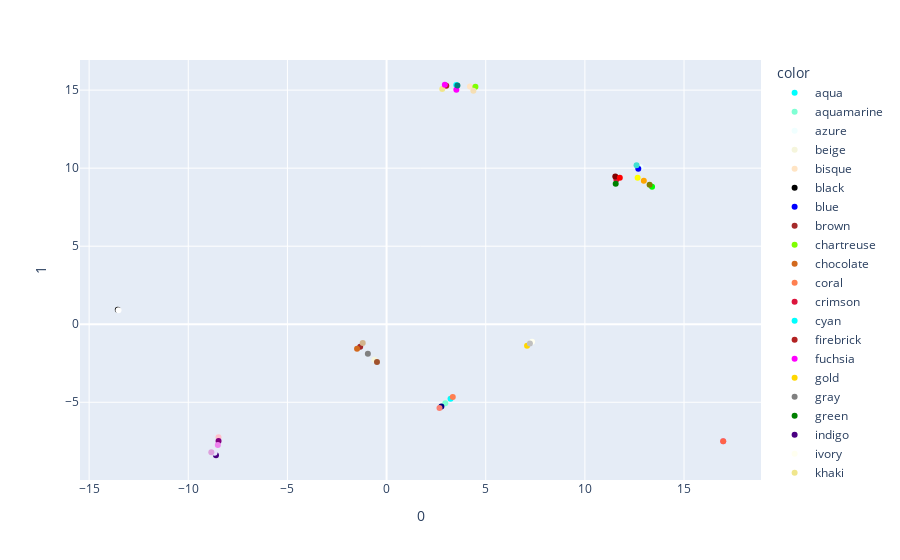

Source (notebook cell):
### Code cell
fig = px.scatter(
    embedding_df, x='0', y='1', color='color',
    hover_data={'color': True, '0': False, '1': False},
    color_discrete_sequence=color_words
)

fig.show()

### Figure 1 — Plotly figure (JSON) as saved in the notebook; plotly's stock layout.template omitted (floating-point values rounded to 4 significant figures)
{"data": [{"customdata": [["aqua"]], "hovertemplate": "color=%{customdata[0]}<extra></extra>", "legendgroup": "aqua", "marker": {"color": "aqua", "symbol": "circle"}, "mode": "markers", "name": "aqua", "orientation": "v", "showlegend": true, "type": "scatter", "x": [3.226], "xaxis": "x", "y": [-4.782], "yaxis": "y"}, {"customdata": [["aquamarine"]], "hovertemplate": "color=%{customdata[0]}<extra></extra>", "legendgroup": "aquamarine", "marker": {"color": "aquamarine", "symbol": "circle"}, "mode": "markers", "name": "aquamarine", "orientation": "v", "showlegend": true, "type": "scatter", "x": [2.961], "xaxis": "x", "y": [-5.064], "yaxis": "y"}, {"customdata": [["azure"]], "hovertemplate": "color=%{customdata[0]}<extra></extra>", "legendgroup": "azure", "marker": {"color": "azure", "symbol": "circle"}, "mode": "markers", "name": "azure", "orientation": "v", "showlegend": true, "type": "scatter", "x": [12.81], "xaxis": "x", "y": [10.06], "yaxis": "y"}, {"customdata": [["beige"]], "hovertemplate": "color=%{customdata[0]}<extra></extra>", "legendgroup": "beige", "marker": {"color": "beige", "symbol": "circle"}, "mode": "markers", "name": "beige", "orientation": "v", "showlegend": true, "type": "scatter", "x": [-0.618], "xaxis": "x", "y": [-2.274], "yaxis": "y"}, {"customdata": [["bisque"]], "hovertemplate": "color=%{customdata[0]}<extra></extra>", "legendgroup": "bisque", "marker": {"color": "bisque", "symbol": "circle"}, "mode": "markers", "name": "bisque", "orientation": "v", "showlegend": true, "type": "scatter", "x": [4.204], "xaxis": "x", "y": [15.24], "yaxis": "y"}, {"customdata": [["black"]], "hovertemplate": "color=%{customdata[0]}<extra></extra>", "legendgroup": "black", "marker": {"color": "black", "symbol": "circle"}, "mode": "markers", "name": "black", "orientation": "v", "showlegend": true, "type": "scatter", "x": [-13.55], "xaxis": "x", "y": [0.9325], "yaxis": "y"}, {"customdata": [["blue"]], "hovertemplate": "color=%{customdata[0]}<extra></extra>", "legendgroup": "blue", "marker": {"color": "blue", "symbol": "circle"}, "mode": "markers", "name": "blue", "orientation": "v", "showlegend": true, "type": "scatter", "x": [12.69], "xaxis": "x", "y": [9.957], "yaxis": "y"}, {"customdata": [["brown"]], "hovertemplate": "color=%{customdata[0]}<extra></extra>", "legendgroup": "brown", "marker": {"color": "brown", "symbol": "circle"}, "mode": "markers", "name": "brown", "orientation": "v", "showlegend": true, "type": "scatter", "x": [-1.331], "xaxis": "x", "y": [-1.446], "yaxis": "y"}, {"customdata": [["chartreuse"]], "hovertemplate": "color=%{customdata[0]}<extra></extra>", "legendgroup": "chartreuse", "marker": {"color": "chartreuse", "symbol": "circle"}, "mode": "markers", "name": "chartreuse", "orientation": "v", "showlegend": true, "type": "scatter", "x": [4.48], "xaxis": "x", "y": [15.21], "yaxis": "y"}, {"customdata": [["chocolate"]], "hovertemplate": "color=%{customdata[0]}<extra></extra>", "legendgroup": "chocolate", "marker": {"color": "chocolate", "symbol": "circle"}, "mode": "markers", "name": "chocolate", "orientation": "v", "showlegend": true, "type": "scatter", "x": [-1.489], "xaxis": "x", "y": [-1.569], "yaxis": "y"}, {"customdata": [["coral"]], "hovertemplate": "color=%{customdata[0]}<extra></extra>", "legendgroup": "coral", "marker": {"color": "coral", "symbol": "circle"}, "mode": "markers", "name": "coral", "orientation": "v", "showlegend": true, "type": "scatter", "x": [3.338], "xaxis": "x", "y": [-4.666], "yaxis": "y"}, {"customdata": [["crimson"]], "hovertemplate": "color=%{customdata[0]}<extra></extra>", "legendgroup": "crimson", "marker": {"color": "crimson", "symbol": "circle"}, "mode": "markers", "name": "crimson", "orientation": "v", "showlegend": true, "type": "scatter", "x": [11.59], "xaxis": "x", "y": [9.268], "yaxis": "y"}, {"customdata": [["cyan"]], "hovertemplate": "color=%{customdata[0]}<extra></extra>", "legendgroup": "cyan", "marker": {"color": "cyan", "symbol": "circle"}, "mode": "markers", "name": "cyan", "orientation": "v", "showlegend": true, "type": "scatter", "x": [3.514], "xaxis": "x", "y": [15.33], "yaxis": "y"}, {"customdata": [["firebrick"]], "hovertemplate": "color=%{customdata[0]}<extra></extra>", "legendgroup": "firebrick", "marker": {"color": "firebrick", "symbol": "circle"}, "mode": "markers", "name": "firebrick", "orientation": "v", "showlegend": true, "type": "scatter", "x": [3.011], "xaxis": "x", "y": [15.28], "yaxis": "y"}, {"customdata": [["fuchsia"]], "hovertemplate": "color=%{customdata[0]}<extra></extra>", "legendgroup": "fuchsia", "marker": {"color": "fuchsia", "symbol": "circle"}, "mode": "markers", "name": "fuchsia", "orientation": "v", "showlegend": true, "type": "scatter", "x": [3.519], "xaxis": "x", "y": [15.02], "yaxis": "y"}, {"customdata": [["gold"]], "hovertemplate": "color=%{customdata[0]}<extra></extra>", "legendgroup": "gold", "marker": {"color": "gold", "symbol": "circle"}, "mode": "markers", "name": "gold", "orientation": "v", "showlegend": true, "type": "scatter", "x": [7.084], "xaxis": "x", "y": [-1.38], "yaxis": "y"}, {"customdata": [["gray"]], "hovertemplate": "color=%{customdata[0]}<extra></extra>", "legendgroup": "gray", "marker": {"color": "gray", "symbol": "circle"}, "mode": "markers", "name": "gray", "orientation": "v", "showlegend": true, "type": "scatter", "x": [-0.9432], "xaxis": "x", "y": [-1.893], "yaxis": "y"}, {"customdata": [["green"]], "hovertemplate": "color=%{customdata[0]}<extra></extra>", "legendgroup": "green", "marker": {"color": "green", "symbol": "circle"}, "mode": "markers", "name": "green", "orientation": "v", "showlegend": true, "type": "scatter", "x": [11.55], "xaxis": "x", "y": [9.001], "yaxis": "y"}, {"customdata": [["indigo"]], "hovertemplate": "color=%{customdata[0]}<extra></extra>", "legendgroup": "indigo", "marker": {"color": "indigo", "symbol": "circle"}, "mode": "markers", "name": "indigo", "orientation": "v", "showlegend": true, "type": "scatter", "x": [-8.603], "xaxis": "x", "y": [-8.395], "yaxis": "y"}, {"customdata": [["ivory"]], "hovertemplate": "color=%{customdata[0]}<extra></extra>", "legendgroup": "ivory", "marker": {"color": "ivory", "symbol": "circle"}, "mode": "markers", "name": "ivory", "orientation": "v", "showlegend": true, "type": "scatter", "x": [7.337], "xaxis": "x", "y": [-1.124], "yaxis": "y"}, {"customdata": [["khaki"]], "hovertemplate": "color=%{customdata[0]}<extra></extra>", "legendgroup": "khaki", "marker": {"color": "khaki", "symbol": "circle"}, "mode": "markers", "name": "khaki", "orientation": "v", "showlegend": true, "type": "scatter", "x": [2.807], "xaxis": "x", "y": [15.07], "yaxis": "y"}, {"customdata": [["lavender"]], "hovertemplate": "color=%{customdata[0]}<extra></extra>", "legendgroup": "lavender", "marker": {"color": "lavender", "symbol": "circle"}, "mode": "markers", "name": "lavender", "orientation": "v", "showlegend": true, "type": "scatter", "x": [-8.677], "xaxis": "x", "y": [-8.229], "yaxis": "y"}, {"customdata": [["lime"]], "hovertemplate": "color=%{customdata[0]}<extra></extra>", "legendgroup": "lime", "marker": {"color": "lime", "symbol": "circle"}, "mode": "markers", "name": "lime", "orientation": "v", "showlegend": true, "type": "scatter", "x": [13.39], "xaxis": "x", "y": [8.801], "yaxis": "y"}, {"customdata": [["magenta"]], "hovertemplate": "color=%{customdata[0]}<extra></extra>", "legendgroup": "magenta", "marker": {"color": "magenta", "symbol": "circle"}, "mode": "markers", "name": "magenta", "orientation": "v", "showlegend": true, "type": "scatter", "x": [2.938], "xaxis": "x", "y": [15.34], "yaxis": "y"}, {"customdata": [["maroon"]], "hovertemplate": "color=%{customdata[0]}<extra></extra>", "legendgroup": "maroon", "marker": {"color": "maroon", "symbol": "circle"}, "mode": "markers", "name": "maroon", "orientation": "v", "showlegend": true, "type": "scatter", "x": [11.53], "xaxis": "x", "y": [9.47], "yaxis": "y"}, {"customdata": [["navy"]], "hovertemplate": "color=%{customdata[0]}<extra></extra>", "legendgroup": "navy", "marker": {"color": "navy", "symbol": "circle"}, "mode": "markers", "name": "navy", "orientation": "v", "showlegend": true, "type": "scatter", "x": [2.764], "xaxis": "x", "y": [-5.265], "yaxis": "y"}, {"customdata": [["olive"]], "hovertemplate": "color=%{customdata[0]}<extra></extra>", "legendgroup": "olive", "marker": {"color": "olive", "symbol": "circle"}, "mode": "markers", "name": "olive", "orientation": "v", "showlegend": true, "type": "scatter", "x": [13.26], "xaxis": "x", "y": [8.94], "yaxis": "y"}, {"customdata": [["orange"]], "hovertemplate": "color=%{customdata[0]}<extra></extra>", "legendgroup": "orange", "marker": {"color": "orange", "symbol": "circle"}, "mode": "markers", "name": "orange", "orientation": "v", "showlegend": true, "type": "scatter", "x": [12.97], "xaxis": "x", "y": [9.188], "yaxis": "y"}, {"customdata": [["orchid"]], "hovertemplate": "color=%{customdata[0]}<extra></extra>", "legendgroup": "orchid", "marker": {"color": "orchid", "symbol": "circle"}, "mode": "markers", "name": "orchid", "orientation": "v", "showlegend": true, "type": "scatter", "x": [16.98], "xaxis": "x", "y": [-7.504], "yaxis": "y"}, {"customdata": [["pink"]], "hovertemplate": "color=%{customdata[0]}<extra></extra>", "legendgroup": "pink", "marker": {"color": "pink", "symbol": "circle"}, "mode": "markers", "name": "pink", "orientation": "v", "showlegend": true, "type": "scatter", "x": [-8.474], "xaxis": "x", "y": [-7.237], "yaxis": "y"}, {"customdata": [["plum"]], "hovertemplate": "color=%{customdata[0]}<extra></extra>", "legendgroup": "plum", "marker": {"color": "plum", "symbol": "circle"}, "mode": "markers", "name": "plum", "orientation": "v", "showlegend": true, "type": "scatter", "x": [-8.837], "xaxis": "x", "y": [-8.196], "yaxis": "y"}, {"customdata": [["purple"]], "hovertemplate": "color=%{customdata[0]}<extra></extra>", "legendgroup": "purple", "marker": {"color": "purple", "symbol": "circle"}, "mode": "markers", "name": "purple", "orientation": "v", "showlegend": true, "type": "scatter", "x": [-8.473], "xaxis": "x", "y": [-7.489], "yaxis": "y"}, {"customdata": [["red"]], "hovertemplate": "color=%{customdata[0]}<extra></extra>", "legendgroup": "red", "marker": {"color": "red", "symbol": "circle"}, "mode": "markers", "name": "red", "orientation": "v", "showlegend": true, "type": "scatter", "x": [11.76], "xaxis": "x", "y": [9.392], "yaxis": "y"}, {"customdata": [["salmon"]], "hovertemplate": "color=%{customdata[0]}<extra></extra>", "legendgroup": "salmon", "marker": {"color": "salmon", "symbol": "circle"}, "mode": "markers", "name": "salmon", "orientation": "v", "showlegend": true, "type": "scatter", "x": [2.669], "xaxis": "x", "y": [-5.361], "yaxis": "y"}, {"customdata": [["sienna"]], "hovertemplate": "color=%{customdata[0]}<extra></extra>", "legendgroup": "sienna", "marker": {"color": "sienna", "symbol": "circle"}, "mode": "markers", "name": "sienna", "orientation": "v", "showlegend": true, "type": "scatter", "x": [-0.4841], "xaxis": "x", "y": [-2.422], "yaxis": "y"}, {"customdata": [["silver"]], "hovertemplate": "color=%{customdata[0]}<extra></extra>", "legendgroup": "silver", "marker": {"color": "silver", "symbol": "circle"}, "mode": "markers", "name": "silver", "orientation": "v", "showlegend": true, "type": "scatter", "x": [7.228], "xaxis": "x", "y": [-1.235], "yaxis": "y"}, {"customdata": [["tan"]], "hovertemplate": "color=%{customdata[0]}<extra></extra>", "legendgroup": "tan", "marker": {"color": "tan", "symbol": "circle"}, "mode": "markers", "name": "tan", "orientation": "v", "showlegend": true, "type": "scatter", "x": [-1.203], "xaxis": "x", "y": [-1.208], "yaxis": "y"}, {"customdata": [["teal"]], "hovertemplate": "color=%{customdata[0]}<extra></extra>", "legendgroup": "teal", "marker": {"color": "teal", "symbol": "circle"}, "mode": "markers", "name": "teal", "orientation": "v", "showlegend": true, "type": "scatter", "x": [3.574], "xaxis": "x", "y": [15.3], "yaxis": "y"}, {"customdata": [["tomato"]], "hovertemplate": "color=%{customdata[0]}<extra></extra>", "legendgroup": "tomato", "marker": {"color": "tomato", "symbol": "circle"}, "mode": "markers", "name": "tomato", "orientation": "v", "showlegend": true, "type": "scatter", "x": [16.98], "xaxis": "x", "y": [-7.504], "yaxis": "y"}, {"customdata": [["turquoise"]], "hovertemplate": "color=%{customdata[0]}<extra></extra>", "legendgroup": "turquoise", "marker": {"color": "turquoise", "symbol": "circle"}, "mode": "markers", "name": "turquoise", "orientation": "v", "showlegend": true, "type": "scatter", "x": [12.61], "xaxis": "x", "y": [10.19], "yaxis": "y"}, {"customdata": [["violet"]], "hovertemplate": "color=%{customdata[0]}<extra></extra>", "legendgroup": "violet", "marker": {"color": "violet", "symbol": "circle"}, "mode": "markers", "name": "violet", "orientation": "v", "showlegend": true, "type": "scatter", "x": [-8.509], "xaxis": "x", "y": [-7.738], "yaxis": "y"}, {"customdata": [["wheat"]], "hovertemplate": "color=%{customdata[0]}<extra></extra>", "legendgroup": "wheat", "marker": {"color": "wheat", "symbol": "circle"}, "mode": "markers", "name": "wheat", "orientation": "v", "showlegend": true, "type": "scatter", "x": [4.377], "xaxis": "x", "y": [14.95], "yaxis": "y"}, {"customdata": [["white"]], "hovertemplate": "color=%{customdata[0]}<extra></extra>", "legendgroup": "white", "marker": {"color": "white", "symbol": "circle"}, "mode": "markers", "name": "white", "orientation": "v", "showlegend": true, "type": "scatter", "x": [-13.52], "xaxis": "x", "y": [0.8978], "yaxis": "y"}, {"customdata": [["yellow"]], "hovertemplate": "color=%{customdata[0]}<extra></extra>", "legendgroup": "yellow", "marker": {"color": "yellow", "symbol": "circle"}, "mode": "markers", "name": "yellow", "orientation": "v", "showlegend": true, "type": "scatter", "x": [12.66], "xaxis": "x", "y": [9.381], "yaxis": "y"}], "layout": {"legend": {"title": {"text": "color"}, "tracegroupgap": 0}, "margin": {"t": 60}, "xaxis": {"anchor": "y", "domain": [0, 1], "title": {"text": "0"}}, "yaxis": {"anchor": "x", "domain": [0, 1], "title": {"text": "1"}}}}
